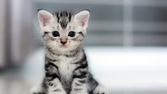
#> input picture kucing.jpg, 167 x 94 px, shrunk from 700 x 393 before the run
$ jupyter execute FilterRerata.ipynb   (shell and % lines are left out)
#> lines starting #> are read from the running program, lines starting #| are printed output that depends on the picture
[cell 1]
#Import Library
import matplotlib.pyplot as plt
import cv2

from skimage import data
from skimage.io import imread
from skimage.color import rgb2gray
import numpy as np

[cell 2]
#Load & Plot Input Image
# membaca gambar di folder
citra1 = imread(fname="kucing.jpg")
#> citra1 is the input picture: shape (94, 167, 3); mean R, G, B 157.6, 159.2, 160.8
citra2 = imread(fname="burung.jpg")
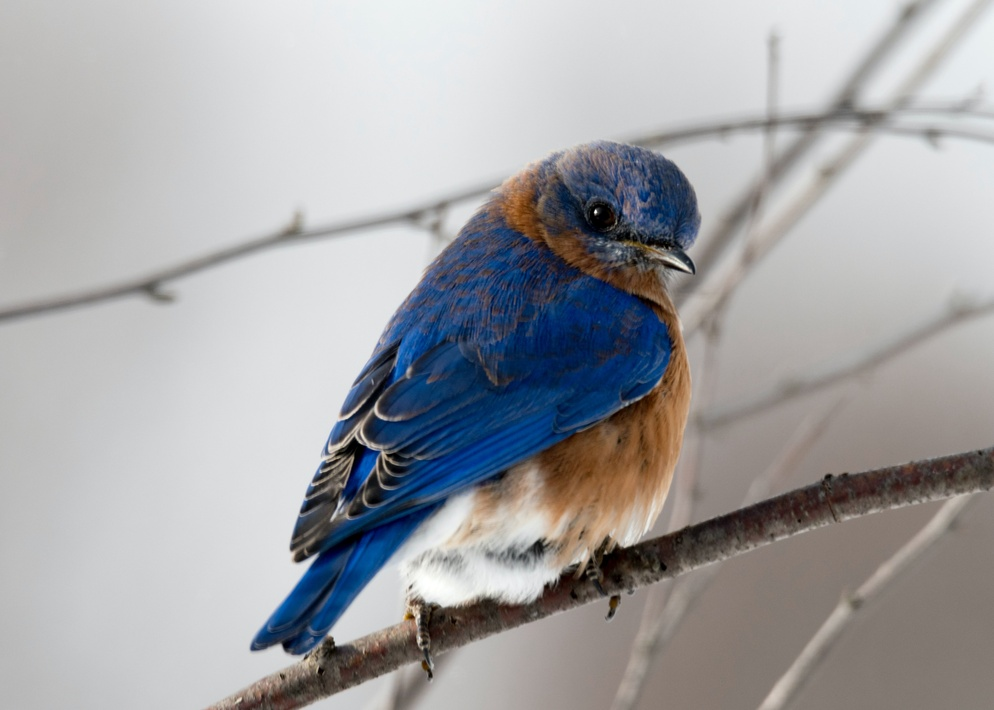
#> input picture burung.jpg, 994 x 710 px, shrunk from 4167 x 2976 before the run
#> citra2 is the input picture: shape (710, 994, 3); mean R, G, B 163.5, 163.5, 165.8

# menampilkan dimensi citra
print('Shape citra 1 : ', citra1.shape)
#| Shape citra 1 :  (94, 167, 3)
print('Shape citra 2 : ', citra2.shape)
#| Shape citra 2 :  (710, 994, 3)

# membuat sebuah gambar dengan ukuran 10x10 dan axes 1x2
fig, axes = plt.subplots(1, 2, figsize=(10, 10))
ax = axes.ravel()

#menampilkan citra beserta titlenya
ax[0].imshow(citra1, cmap = 'gray')
ax[0].set_title("Citra 1")
ax[1].imshow(citra2, cmap = 'gray')
ax[1].set_title("Citra 2")

fig.tight_layout()
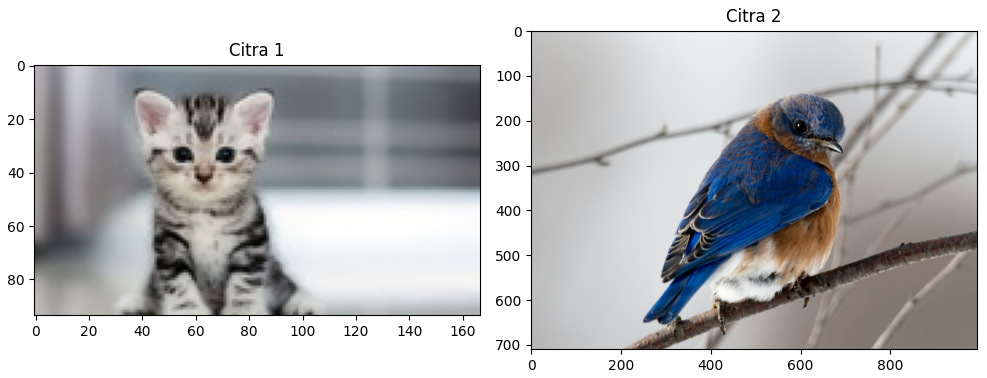
#> figure drawn by matplotlib, 2 panels

[cell 3]
#Menyiapkan variable output

# menyalin gambar 1 dan 2 serta mengubah tipe gambarnya menjadi float
copyCitra1 = citra1.copy().astype(float)
copyCitra2 = citra2.copy().astype(float)

# untuk mendapatkan dimensi citra 1 dan menginisialisasi output 1
m1,n1 = copyCitra1.shape[:2]
#> m1 = 94; n1 = 167
output1 = np.empty([m1, n1])

#  untuk mendapatkan dimensi citra 2 dan menginisialisasi output 2
m2,n2 = copyCitra2.shape[:2]
#> m2 = 710; n2 = 994
output2 = np.empty([m2, n2])

# menampilkan dimensi copycitra1 dan output1
print('Shape copy citra 1 : ', copyCitra1.shape)
#| Shape copy citra 1 :  (94, 167, 3)
print('Shape output citra 1 : ', output1.shape)
#| Shape output citra 1 :  (94, 167)
print('m1 : ',m1)
#| m1 :  94
print('n1 : ',n1)
#| n1 :  167
print()

# menampilkan dimensi copycitra2 dan output2
print('Shape copy citra 2 : ', copyCitra2.shape)
#| Shape copy citra 2 :  (710, 994, 3)
print('Shape output citra 3 : ', output2.shape)
#| Shape output citra 3 :  (710, 994)
print('m2 : ',m2)
#| m2 :  710
print('n2 : ',n2)
#| n2 :  994
print()

[cell 4]
#Proses Filter Rerata Pada Citra Input 1

# menginisialisasi output1 dengan matriks nol berukuran (m1, n1) dan tipe data float64
output1 = np.zeros((m1, n1), dtype=np.float64)


# melakukan looping untuk setiap posisi baris dan kolom pada citra 1
for baris in range(0, m1-1):
    for kolom in range(0, n1-1):
        a1 = baris
        b1 = kolom
         # menghitung jumlah dari nilai piksel sekitar (9 piksel) pada citra 1
        jumlah = np.sum([
            copyCitra1[a1-1, b1-1], copyCitra1[a1-1, b1], copyCitra1[a1-1, b1+1],
            copyCitra1[a1, b1-1], copyCitra1[a1, b1], copyCitra1[a1, b1+1],
            copyCitra1[a1+1, b1-1], copyCitra1[a1+1, b1], copyCitra1[a1+1, b1+1]
        ])
        # Menghitung nilai rata-rata dari piksel dan menyimpannya pada output1
        output1[a1, b1] = (1/9) * jumlah
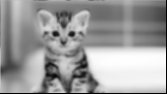
#> output1: shape (94, 167) float64; min 0, max 764.6, mean 469.6; drawn with min black and max white

[cell 5]
#Proses Filter Rerata Pada Citra Input 2

# menginisialisasi output2 dengan matriks nol berukuran (m2, n2) dan tipe data float64
output2 = np.zeros((m2, n2), dtype=np.float64)

# melakukan looping untuk setiap posisi baris dan kolom pada citra 2
for baris1 in range(0, m2-1):
    for kolom1 in range(0, n2-1):
        a1 = baris1
        b1 = kolom1
        # menghitung jumlah dari nilai piksel sekitar (9 piksel) pada citra 2
        jumlah = np.sum([
            copyCitra2[a1-1, b1-1], copyCitra2[a1-1, b1], copyCitra2[a1-1, b1+1],
            copyCitra2[a1, b1-1], copyCitra2[a1, b1], copyCitra2[a1, b1+1],
            copyCitra2[a1+1, b1-1], copyCitra2[a1+1, b1], copyCitra2[a1+1, b1+1]
        ])
        # Menghitung nilai rata-rata dari piksel dan menyimpannya pada output2
        output2[a1, b1] = (1/9) * jumlah
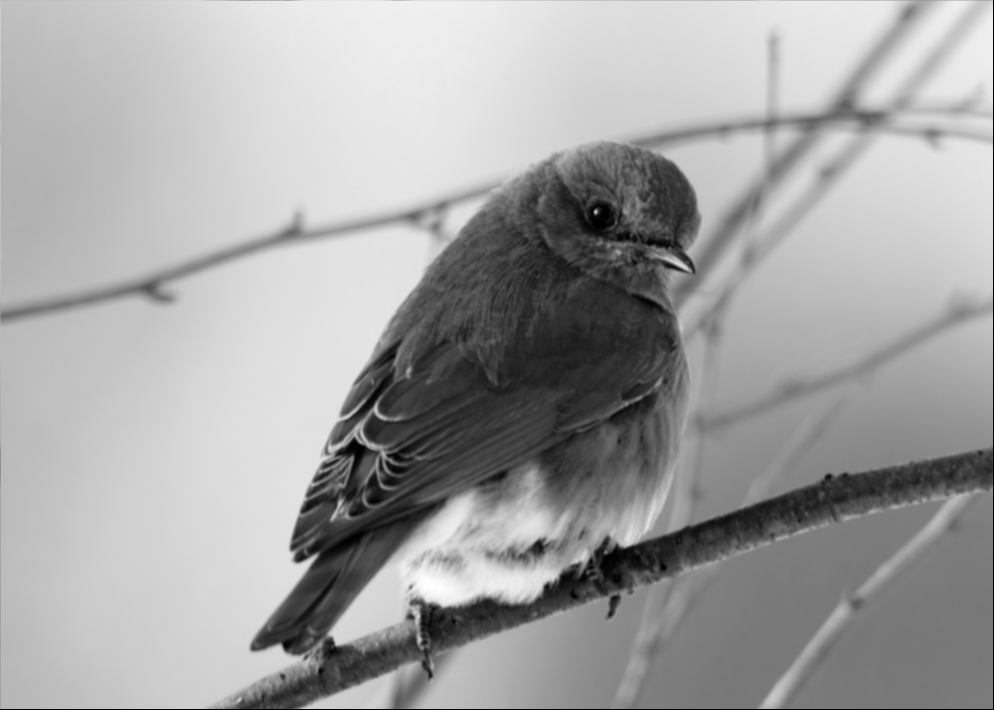
#> output2: shape (710, 994) float64; min 0, max 764.8, mean 491.6; drawn with min black and max white

[cell 6]
#Plot Citra Input dan Output Hasil dari Filter Rerata
# membuat sebuah gambar dengan ukuran 10x10 dan axes 2x2
fig, axes = plt.subplots(2, 2, figsize=(10, 10))
ax = axes.ravel()

# menampilkan input dan output citra 1 dan 2
ax[0].imshow(citra1, cmap = 'gray')
ax[0].set_title("Input Citra 1")

ax[1].imshow(citra2, cmap = 'gray')
ax[1].set_title("Input Citra 1")

ax[2].imshow(output1, cmap = 'gray')
ax[2].set_title("Output Citra 1")

ax[3].imshow(output2, cmap = 'gray')
ax[3].set_title("Output Citra 2")
fig.tight_layout()
